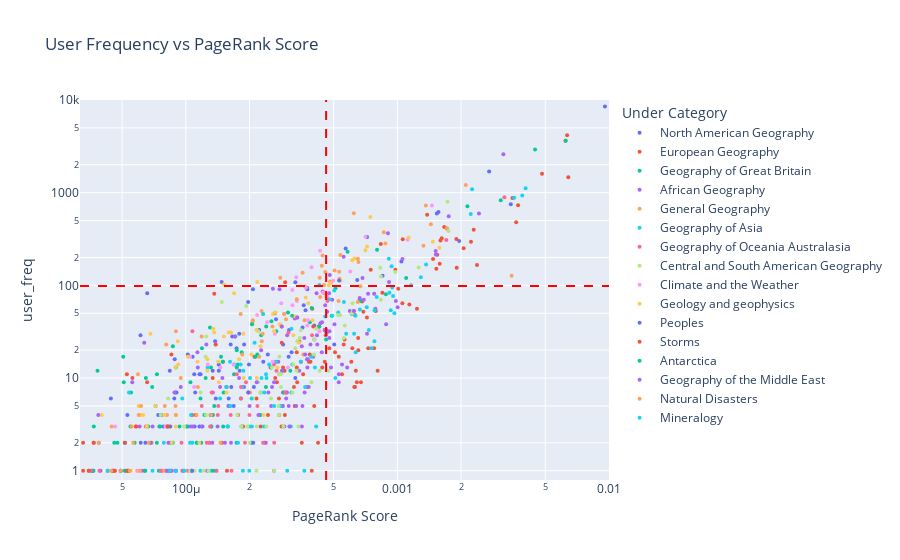

Notebook cell for this chart:
### Markdown cell above
Observations

- Even though geography and contries constitute the majority of the biggest hubs and frequently used articles by users, they also constitute the majority of the more connected articles that does not get used. More specifically, it seems like it is primarily contries that belong to this group. Someething that is investigated in the next plot. 
- Everyday life and IT seems to have some articles that are used more than average by users, yet still on average is less connected than other articles.

### Code cell
freVpr = get_pageVSfreq_data(data, df_hubs)
plot_pageVSfreq(freVpr, category='Geography')

### Figure 1 — Plotly figure (JSON) as saved in the notebook; plotly's stock layout.template omitted (floating-point values rounded to 4 significant figures)
{"data": [{"customdata": [["United States"], ["North America"], ["Canada"], ["Mexico"], ["California"], ["New York City"], ["Florida"], ["U.S. state"], ["Washington, D.C."], ["Chicago"], ["Greenland"], ["Yellowstone National Park"], ["Rocky Mountains"], ["Los Angeles, California"], ["Mississippi River"], ["Southern United States"], ["Education in the United States"], ["Boston, Massachusetts"], ["Seattle, Washington"], ["Mexico City"], ["Minnesota"], ["Detroit, Michigan"], ["Houston, Texas"], ["Montreal"], ["San Francisco, California"], ["Oregon"], ["University of Chicago"], ["Wall Street"], ["List of areas in the National Park System of the United States"], ["Las Vegas, Nevada"], ["Missouri River"], ["Atlanta, Georgia"], ["San Jose, California"], ["Toronto"], ["Dallas, Texas"], ["Great Rift Valley"], ["Philadelphia"], ["Colorado River"], ["Rhode Island"], ["Columbus, Ohio"], ["Redwood National and State Parks"], ["West Virginia"], ["Miami, Florida"], ["Cleveland, Ohio"], ["Vancouver"], ["Niagara Falls"], ["Erie Canal"], ["Mount St. Helens"], ["Grand Canyon"], ["Kansas City, Missouri"], ["Salt Lake City, Utah"], ["Baltimore, Maryland"], ["United States Virgin Islands"], ["Louisville, Kentucky"], ["Columbia River"], ["Newark, New Jersey"], ["Ottawa"], ["Denver, Colorado"], ["Death Valley National Park"], ["Tijuana"], ["Richmond, Virginia"], ["Nashville, Tennessee"], ["Mount Baker"], ["Glacier National Park (US)"], ["Mount Rushmore"], ["Minneapolis, Minnesota"], ["Saint Lawrence Seaway"], ["Michigan State University"], ["List of U.S. states by date of statehood"], ["Navassa Island"], ["Calgary"], ["Mount Rainier"], ["University of Texas at Austin"], ["Amarillo, Texas"], ["U.S. Route 66"], ["Hubbard Glacier"], ["Washington Metro"], ["Bryce Canyon National Park"], ["Craters of the Moon National Monument and Preserve"], ["Merrimack River"]], "hovertemplate": "Under Category=North American Geography<br>PageRank Score=%{x}<br>user_freq=%{y}<br>article_name=%{customdata[0]}<extra></extra>", "legendgroup": "North American Geography", "marker": {"color": "#636efa", "opacity": 1, "size": 4, "symbol": "circle"}, "mode": "markers", "name": "North American Geography", "orientation": "v", "showlegend": true, "type": "scatter", "x": [0.009566, 0.002714, 0.003435, 0.001563, 0.001536, 0.001709, 0.0007187, 0.0005696, 0.001045, 0.0008511, 0.0006459, 0.0001477, 0.0003293, 0.0003739, 0.0003751, 0.0002077, 6.572e-05, 0.0006634, 0.000197, 0.0003607, 0.000368, 0.0002635, 0.0002669, 0.0004049, 0.0003563, 0.0003076, 0.0002222, 0.0001789, 6.108e-05, 0.0001658, 0.0001376, 0.0002884, 0.000163, 0.0005032, 0.0001886, 0.0001738, 0.0002442, 0.0001022, 0.0003062, 0.0001077, 8.864e-05, 0.0002325, 0.0001988, 0.0001431, 0.0001797, 0.0001433, 0.000134, 8.402e-05, 0.0001175, 0.0001161, 0.0001096, 0.0002098, 0.0001883, 9.039e-05, 8.915e-05, 0.0001108, 0.0002882, 0.0001595, 4.425e-05, 8.824e-05, 0.0001611, 0.0001684, 5.295e-05, 7.409e-05, 7.673e-05, 0.0001199, 0.0001007, 8.223e-05, 0.000132, 0.0001101, 0.000116, 7.836e-05, 6.122e-05, 4.916e-05, 3.663e-05, 4.273e-05, 4.927e-05, 3.593e-05, 3.953e-05, 6.383e-05], "xaxis": "x", "y": [8513, 1694, 750, 618, 597, 410, 332, 250, 181, 127, 114, 109, 108, 94, 91, 91, 82, 70, 66, 61, 54, 50, 43, 37, 35, 33, 33, 30, 29, 28, 25, 23, 23, 23, 23, 21, 18, 18, 17, 17, 16, 15, 14, 14, 12, 12, 12, 12, 11, 11, 11, 8, 8, 7, 7, 7, 7, 6, 6, 6, 5, 5, 4, 4, 4, 3, 3, 3, 3, 3, 3, 3, 2, 1, 1, 1, 1, 1, 1, 1], "yaxis": "y"}, {"customdata": [["Europe"], ["United Kingdom"], ["Germany"], ["France"], ["Russia"], ["Italy"], ["Norway"], ["Spain"], ["Greece"], ["Netherlands"], ["Rome"], ["Ireland"], ["Iceland"], ["Denmark"], ["Paris"], ["Sweden"], ["Switzerland"], ["Austria"], ["Turkey"], ["Portugal"], ["Poland"], ["Belgium"], ["Republic of Ireland"], ["Athens"], ["Finland"], ["Berlin"], ["Western Roman Empire"], ["Vatican City"], ["Romania"], ["Hungary"], ["Ukraine"], ["Dublin"], ["Vienna"], ["Cyprus"], ["Serbia"], ["Czech Republic"], ["Amsterdam"], ["Danube"], ["Rhine"], ["Saint Petersburg"], ["Monaco"], ["Georgia (country)"], ["Azerbaijan"], ["Geneva"], ["Milan"], ["Luxembourg"], ["Belarus"], ["Slovakia"], ["Bulgaria"], ["Slovenia"], ["Bosnia and Herzegovina"], ["Flanders"], ["Warsaw"], ["Mount Vesuvius"], ["Istanbul"], ["Macedon"], ["Madrid"], ["Prague"], ["Barcelona"], ["Albania"], ["Zürich"], ["Munich"], ["Republic of Macedonia"], ["Lisbon"], ["Montenegro"], ["Copenhagen"], ["Croatia"], ["Cologne"], ["Lithuania"], ["Brussels"], ["Moldova"], ["Marseille"], ["Eldfell"], ["Volga River"], ["Malta"], ["Genoa"], ["Armenia"], ["Frankfurt"], ["Stockholm"], ["Antwerp"], ["Svalbard"], ["Latvia"], ["Estonia"], ["The Hague"], ["Turin"], ["Oslo"], ["Kiev"], ["Liechtenstein"], ["Hamburg"], ["Düsseldorf"], ["West Flemish"], ["Sarajevo"], ["Rotterdam"], ["Bologna"], ["Lyon"], ["Bucharest"], ["Helsinki"], ["San Marino"], ["Andorra"], ["List of European countries"], ["Bratislava"], ["Åland"], ["Boltysh crater"], ["Budapest"], ["Serbia and Montenegro"], ["Limerick"], ["Jan Mayen"], ["Éire"], ["Dresden"], ["Kosovo"]], "hovertemplate": "Under Category=European Geography<br>PageRank Score=%{x}<br>user_freq=%{y}<br>article_name=%{customdata[0]}<extra></extra>", "legendgroup": "European Geography", "marker": {"color": "#EF553B", "opacity": 1, "size": 4, "symbol": "circle"}, "mode": "markers", "name": "European Geography", "orientation": "v", "showlegend": true, "type": "scatter", "x": [0.00634, 0.006235, 0.004824, 0.006423, 0.003496, 0.003717, 0.001382, 0.003642, 0.001664, 0.002294, 0.001619, 0.0019, 0.00106, 0.001598, 0.002228, 0.002056, 0.001543, 0.001474, 0.001584, 0.002378, 0.001907, 0.001528, 0.0009782, 0.0007481, 0.00101, 0.0008493, 0.0004688, 0.0006806, 0.001056, 0.001139, 0.001238, 0.0003958, 0.0007901, 0.0006906, 0.0006306, 0.0007179, 0.0004001, 0.0004258, 0.0004266, 0.0004536, 0.0004584, 0.0006525, 0.0005627, 0.000284, 0.0005575, 0.0007283, 0.0004769, 0.0006122, 0.0007763, 0.0006536, 0.0005072, 0.0003344, 0.0003853, 8.549e-05, 0.0005285, 0.0002111, 0.0004538, 0.0003814, 0.0003503, 0.0006056, 0.0001499, 0.0003884, 0.0002881, 0.0002515, 0.0004412, 0.0003345, 0.000636, 0.0002929, 0.0008065, 0.0005473, 0.0003584, 0.0002646, 5.594e-05, 0.000134, 0.0006433, 0.0003361, 0.0006728, 0.0002695, 0.0003738, 0.0003244, 0.000156, 0.0006256, 0.00063, 0.0002976, 0.0001973, 0.0002157, 0.0002756, 0.0004045, 0.0003267, 0.0001113, 0.0001071, 0.0001764, 0.000294, 0.0002446, 0.0002763, 0.0002257, 0.0001866, 0.0002834, 0.0004216, 3.674e-05, 0.000148, 3.271e-05, 3.668e-05, 0.0003534, 5.196e-05, 0.0001063, 8.999e-05, 3.271e-05, 0.0001566, 0.0003937], "xaxis": "x", "y": [4166, 3641, 1596, 1463, 876, 734, 577, 480, 426, 397, 322, 317, 315, 305, 296, 252, 214, 192, 171, 166, 155, 151, 147, 147, 92, 83, 71, 67, 64, 62, 56, 56, 53, 52, 48, 45, 36, 36, 36, 33, 29, 27, 26, 24, 23, 21, 21, 21, 21, 20, 19, 19, 18, 18, 17, 17, 15, 15, 15, 15, 15, 15, 13, 13, 13, 13, 12, 12, 12, 11, 11, 10, 10, 10, 9, 9, 9, 9, 8, 8, 8, 8, 8, 7, 7, 6, 6, 5, 5, 4, 4, 4, 4, 4, 4, 3, 3, 3, 2, 2, 2, 2, 2, 2, 1, 1, 1, 1, 1, 1], "yaxis": "y"}, {"customdata": [["United Kingdom"], ["England"], ["London"], ["Scotland"], ["British Isles"], ["Wales"], ["Manchester"], ["Moscow"], ["Northern Ireland"], ["Bristol"], ["Liverpool"], ["Edinburgh"], ["River Thames"], ["City status in the United Kingdom"], ["Oxford"], ["Gibraltar"], ["Irish Sea"], ["Stonehenge"], ["Glasgow"], ["Channel Islands"], ["Cambridge"], ["Norfolk"], ["Isle of Man"], ["M25 motorway"], ["Dundee"], ["Scottish Highlands"], ["Windsor Castle"], ["Isle of Wight"], ["York"], ["Shetland"], ["Mendip Hills"], ["River Severn"], ["Portsmouth"], ["Regent's Park"], ["Hampshire"], ["Jersey"], ["Plymouth"], ["Chew Valley Lake"], ["Faroe Islands"], ["Birmingham"], ["Wessex"], ["Nottingham"], ["National parks of England and Wales"], ["Lake District"], ["M1 motorway"], ["Dorset"], ["The Fens"], ["Orkney"], ["Southampton"], ["London Zoo"], ["Stratford-upon-Avon"], ["Cardiff"], ["Canterbury"], ["Sheffield"], ["White cliffs of Dover"], ["Coventry"], ["Trafalgar Square"], ["Leeds"], ["Leicester"], ["Guernsey"], ["Dover"], ["Brighton"], ["Hyde Park, London"], ["Royal Parks of London"], ["Weymouth"], ["Newcastle upon Tyne"], ["New Forest"], ["Chew Valley"], ["Norwich"], ["Aberdeen"], ["Hebrides"], ["Avon Gorge"], ["Ben Nevis"], ["Chew Magna"], ["Belfast"], ["Loch Ness"], ["Stuttgart"], ["Derby"], ["Isles of Scilly"], ["Piccadilly Circus"], ["Outer Hebrides"], ["Cotswolds"], ["Cross Fell"], ["M6 motorway"], ["Peak District"], ["Milton Keynes"], ["Chew Stoke"], ["Watling Street"], ["Bath, Somerset"]], "hovertemplate": "Under Category=Geography of Great Britain<br>PageRank Score=%{x}<br>user_freq=%{y}<br>article_name=%{customdata[0]}<extra></extra>", "legendgroup": "Geography of Great Britain", "marker": {"color": "#00cc96", "opacity": 1, "size": 4, "symbol": "circle"}, "mode": "markers", "name": "Geography of Great Britain", "orientation": "v", "showlegend": true, "type": "scatter", "x": [0.006235, 0.004474, 0.003078, 0.002143, 0.0005818, 0.0011, 0.0005096, 0.0008819, 0.0006694, 0.0003935, 0.0003042, 0.0004892, 0.0003183, 0.0002539, 0.000386, 0.0004278, 0.0002398, 0.0001301, 0.0004584, 0.0002676, 0.0002271, 0.0001713, 0.0004603, 8.685e-05, 0.0001192, 0.0001741, 0.0001838, 0.0002178, 0.0002132, 0.0001467, 5.062e-05, 0.0001494, 0.0001762, 8.966e-05, 0.0001315, 0.0002534, 0.0001741, 3.826e-05, 0.0003119, 0.000285, 0.000169, 0.0001241, 6.475e-05, 0.0001052, 5.092e-05, 0.0002392, 6.935e-05, 0.0002899, 0.000151, 5.509e-05, 0.0001173, 0.000182, 0.000159, 0.0001362, 7.197e-05, 0.0001224, 0.0001344, 0.0001236, 0.0001309, 0.0002253, 9.341e-05, 0.0001317, 0.0001022, 7.57e-05, 7.497e-05, 0.0001575, 6.648e-05, 3.675e-05, 8.253e-05, 0.0001502, 0.0002043, 4.753e-05, 8.678e-05, 4.591e-05, 0.0002053, 5.735e-05, 0.0001737, 8.429e-05, 0.000113, 7.297e-05, 0.0001184, 0.0001124, 3.642e-05, 4.527e-05, 7.457e-05, 5.352e-05, 3.623e-05, 5.328e-05, 5.144e-05], "xaxis": "x", "y": [3641, 2917, 827, 713, 231, 120, 93, 80, 68, 57, 51, 47, 47, 41, 40, 36, 36, 35, 32, 32, 29, 28, 26, 22, 21, 20, 19, 18, 17, 17, 17, 15, 14, 13, 13, 13, 13, 12, 12, 12, 11, 10, 10, 9, 9, 8, 8, 7, 7, 7, 6, 6, 5, 5, 5, 4, 4, 4, 4, 4, 3, 3, 3, 3, 3, 3, 3, 3, 3, 3, 2, 2, 2, 2, 2, 2, 2, 2, 2, 2, 2, 2, 1, 1, 1, 1, 1, 1, 1], "yaxis": "y"}, {"customdata": [["Africa"], ["Egypt"], ["South Africa"], ["North Africa"], ["Kenya"], ["Sub-Saharan Africa"], ["Ethiopia"], ["East Africa"], ["Southern Africa"], ["Democratic Republic of the Congo"], ["Nile"], ["Sudan"], ["Madagascar"], ["Libya"], ["Tanzania"], ["Morocco"], ["Zimbabwe"], ["Algeria"], ["Nigeria"], ["Cairo"], ["Suez Canal"], ["Sahara"], ["Rwanda"], ["Zambia"], ["Maghreb"], ["Somalia"], ["Mozambique"], ["Mali"], ["Tunisia"], ["Botswana"], ["Uganda"], ["Congo River"], ["Ghana"], ["Western Sahara"], ["Côte d'Ivoire"], ["African Great Lakes"], ["Mauritius"], ["Zulu"], ["Liberia"], ["Chad"], ["Malawi"], ["Namibia"], ["Sierra Leone"], ["Gabon"], ["Guinea"], ["Republic of the Congo"], ["Central African Republic"], ["Niger"], ["Lake Victoria"], ["Angola"], ["Mauritania"], ["Cape Town"], ["Burkina Faso"], ["Cameroon"], ["Johannesburg"], ["Senegal"], ["Seychelles"], ["Northwest Africa"], ["The Gambia"], ["Zambezi"], ["Guinea-Bissau"], ["Bantu"], ["Mount Kilimanjaro"], ["Horn of Africa"], ["Togo"], ["Lesotho"], ["Cape Verde"], ["Swaziland"], ["Burundi"], ["Benin"], ["Lake Tanganyika"], ["Lake Turkana"], ["São Tomé and Príncipe"], ["Mogadishu"], ["Lake Edward"], ["Nairobi"], ["Khartoum"], ["Pretoria"], ["Comoros"], ["Equatorial Guinea"], ["Niger River"], ["Lake Kariba"], ["Saint Helena"], ["Tunis"], ["Eritrea"], ["Lake Albert"], ["Abidjan"], ["Freetown"], ["Harare"], ["Rabat"], ["Algiers"], ["Abuja"], ["Addis Ababa"], ["Lake Malawi"], ["Accra"], ["Yamoussoukro"], ["Djibouti"], ["Lusaka"]], "hovertemplate": "Under Category=African Geography<br>PageRank Score=%{x}<br>user_freq=%{y}<br>article_name=%{customdata[0]}<extra></extra>", "legendgroup": "African Geography", "marker": {"color": "#ab63fa", "opacity": 1, "size": 4, "symbol": "circle"}, "mode": "markers", "name": "African Geography", "orientation": "v", "showlegend": true, "type": "scatter", "x": [0.003168, 0.00243, 0.001748, 0.0009026, 0.0005572, 0.0004792, 0.0006841, 0.000258, 0.0002772, 0.0004434, 0.0004755, 0.0007267, 0.0006633, 0.0006938, 0.0004921, 0.0009835, 0.0004559, 0.0007873, 0.0005963, 0.0006229, 0.0004657, 0.000336, 0.0003276, 0.0004327, 0.0002839, 0.0004619, 0.0004777, 0.0004641, 0.0007186, 0.0003014, 0.0004168, 0.0001707, 0.0004767, 0.0003632, 0.0004051, 6.363e-05, 0.0003884, 0.0001251, 0.0004182, 0.0003534, 0.000227, 0.0004393, 0.0004, 0.000374, 0.0003773, 0.0002736, 0.0002668, 0.0003755, 0.000114, 0.0004854, 0.0005791, 0.0002854, 0.0003437, 0.0005287, 0.0001786, 0.0005282, 0.0002613, 5.584e-05, 0.0002556, 9.465e-05, 0.0003005, 0.0002455, 8.841e-05, 0.0001343, 0.0003325, 0.000253, 0.0003559, 0.0002863, 0.0002875, 0.0003066, 0.0001316, 3.859e-05, 0.0002204, 6.053e-05, 6.963e-05, 0.0001077, 0.0001054, 0.0001414, 0.0002922, 0.0003536, 0.0001189, 3.879e-05, 0.0002356, 0.0001635, 0.0002389, 8.272e-05, 0.0001066, 8.132e-05, 6.198e-05, 8.914e-05, 0.0001262, 8.558e-05, 8.517e-05, 4.523e-05, 8.275e-05, 7.655e-05, 0.0002615, 8.06e-05], "xaxis": "x", "y": [2601, 595, 557, 366, 204, 129, 120, 92, 91, 86, 82, 81, 73, 70, 70, 68, 61, 56, 53, 53, 52, 45, 44, 39, 36, 33, 32, 31, 30, 29, 29, 28, 27, 27, 26, 24, 23, 23, 23, 22, 20, 19, 17, 16, 16, 15, 15, 13, 13, 13, 13, 12, 12, 11, 10, 9, 9, 9, 8, 8, 7, 7, 7, 7, 5, 5, 5, 5, 5, 5, 4, 4, 4, 3, 3, 3, 3, 3, 3, 3, 3, 2, 2, 2, 2, 2, 1, 1, 1, 1, 1, 1, 1, 1, 1, 1, 1, 1], "yaxis": "y"}, {"customdata": [["Atlantic Ocean"], ["Pacific Ocean"], ["Continent"], ["Mediterranean Sea"], ["Middle East"], ["Country"], ["Indian Ocean"], ["Climate"], ["Sea"], ["Caribbean Sea"], ["North Sea"], ["Geography"], ["Glacier"], ["English Channel"], ["Arctic Ocean"], ["Gulf of Mexico"], ["Time zone"], ["Tropics"], ["Paleontology"], ["Forest"], ["Arctic"], ["Irrigation"], ["Black Sea"], ["Great Lakes"], ["Persian Gulf"], ["Red Sea"], ["City"], ["Baltic Sea"], ["Global city"], ["Dead Sea"], ["Mount Everest"], ["Acid rain"], ["List of countries"], ["South China Sea"], ["Southern Ocean"], ["Ice sheet"], ["List of rivers by length"], ["List of sovereign states"], ["Great Salt Lake"], ["Arctic Circle"], ["Caspian Sea"], ["Hudson Bay"], ["Bay of Bengal"], ["Lake Superior"], ["Aral Sea"], ["Lake Baikal"], ["Sea of Galilee"], ["Lake Tanganyika"], ["Strait of Malacca"], ["Lake Tahoe"], ["Union Flag"], ["Flag of Mexico"], ["Flag of South Africa"], ["Hubbard Glacier"], ["Flag of India"], ["Lake Powell"]], "hovertemplate": "Under Category=General Geography<br>PageRank Score=%{x}<br>user_freq=%{y}<br>article_name=%{customdata[0]}<extra></extra>", "legendgroup": "General Geography", "marker": {"color": "#FFA15A", "opacity": 1, "size": 4, "symbol": "circle"}, "mode": "markers", "name": "General Geography", "orientation": "v", "showlegend": true, "type": "scatter", "x": [0.002105, 0.001363, 0.0006223, 0.001439, 0.001711, 0.0008624, 0.0008775, 0.001328, 0.0005372, 0.000443, 0.0006545, 0.0004394, 0.0005046, 0.0005307, 0.0004563, 0.0003564, 0.003466, 0.0004292, 0.0002795, 0.0005329, 0.0004811, 0.0004502, 0.000669, 0.0003661, 0.0004499, 0.0004314, 0.0005272, 0.0006498, 0.0002281, 0.0001817, 0.0002318, 0.0002075, 0.0003641, 0.0002069, 0.0002056, 0.0002568, 8.984e-05, 0.0002309, 0.0001188, 0.0002287, 0.0003593, 0.0001848, 0.0002222, 0.000114, 0.0002013, 8.94e-05, 0.0001122, 0.0001316, 8.15e-05, 8.091e-05, 0.0001458, 5.645e-05, 4.925e-05, 4.273e-05, 7.828e-05, 5.893e-05], "xaxis": "x", "y": [1209, 727, 599, 457, 414, 375, 283, 268, 213, 210, 179, 163, 145, 140, 139, 137, 127, 121, 121, 118, 110, 101, 98, 97, 82, 75, 68, 66, 53, 49, 49, 42, 42, 41, 38, 36, 32, 30, 28, 25, 18, 18, 17, 8, 7, 5, 4, 4, 4, 3, 2, 2, 1, 1, 1, 1], "yaxis": "y"}, {"customdata": [["India"], ["Asia"], ["Japan"], ["China"], ["People's Republic of China"], ["Indonesia"], ["Pakistan"], ["Philippines"], ["Afghanistan"], ["Mongolia"], ["Malaysia"], ["Vietnam"], ["Hong Kong"], ["Himalayas"], ["Republic of China"], ["Beijing"], ["Tokyo"], ["South Korea"], ["Sri Lanka"], ["Nepal"], ["Thailand"], ["North Korea"], ["Mount Everest"], ["Korea"], ["Tibet"], ["Taiwan"], ["Kazakhstan"], ["Cambodia"], ["Myanmar"], ["Yangtze River"], ["Singapore"], ["Bangladesh"], ["Uzbekistan"], ["Yellow River"], ["Shanghai"], ["Delhi"], ["New Delhi"], ["Indus River"], ["Mumbai"], ["Turkmenistan"], ["Ho Chi Minh City"], ["Ganges River"], ["Sumatra"], ["Sikkim"], ["Laos"], ["Tigris"], ["Taj Mahal"], ["Kerala"], ["East Timor"], ["Koryaksky"], ["Kyrgyzstan"], ["Kashmir region"], ["Jakarta"], ["Grand Canal of China"], ["Seoul"], ["Bhutan"], ["Bangkok"], ["Osaka"], ["Maldives"], ["Tajikistan"], ["Kolkata"], ["Goa"], ["Mekong"], ["Hanoi"], ["Manila"], ["Mount Pinatubo"], ["Christmas Island"], ["Varanasi"], ["Kuala Lumpur"], ["Macau"], ["Chennai"], ["Guangzhou"], ["Brunei"], ["United Malays National Organisation"], ["Colombo"], ["Indian Standard Time"]], "hovertemplate": "Under Category=Geography of Asia<br>PageRank Score=%{x}<br>user_freq=%{y}<br>article_name=%{customdata[0]}<extra></extra>", "legendgroup": "Geography of Asia", "marker": {"color": "#19d3f3", "opacity": 1, "size": 4, "symbol": "circle"}, "mode": "markers", "name": "Geography of Asia", "orientation": "v", "showlegend": true, "type": "scatter", "x": [0.004036, 0.002255, 0.00389, 0.003566, 0.002221, 0.001366, 0.001291, 0.00116, 0.0009453, 0.0005032, 0.0009166, 0.000954, 0.0007983, 0.0004778, 0.0005586, 0.0007162, 0.0006649, 0.0009304, 0.0007793, 0.0005252, 0.0009674, 0.0006076, 0.0002318, 0.0006337, 0.0004559, 0.0007328, 0.0006244, 0.0005728, 0.000779, 0.0002114, 0.0007539, 0.0006349, 0.0003913, 0.0001618, 0.0003491, 0.0002667, 0.0001695, 0.0001816, 0.0003186, 0.0004077, 0.0001268, 0.0001871, 0.0002394, 0.0002279, 0.0005091, 0.0002407, 0.000155, 0.0001849, 0.0003663, 5.389e-05, 0.0003154, 0.0002258, 0.000235, 9.621e-05, 0.0002615, 0.0002804, 0.0002001, 0.0001583, 0.0002341, 0.0003136, 0.0002053, 0.0001833, 0.0002031, 0.0001074, 0.0001766, 7.867e-05, 0.0001296, 0.0001047, 0.0001172, 0.0003632, 0.0001861, 0.0001995, 0.0003016, 4.276e-05, 8.986e-05, 0.0001315], "xaxis": "x", "y": [1113, 1086, 930, 882, 590, 168, 122, 100, 95, 88, 83, 77, 75, 71, 66, 58, 55, 54, 54, 51, 50, 49, 49, 47, 46, 33, 30, 30, 25, 24, 21, 19, 17, 15, 15, 15, 14, 14, 14, 13, 13, 12, 11, 10, 10, 10, 8, 8, 8, 7, 7, 7, 7, 6, 5, 5, 3, 3, 3, 3, 3, 3, 2, 2, 2, 2, 2, 2, 1, 1, 1, 1, 1, 1, 1, 1], "yaxis": "y"}, {"customdata": [["Australia"], ["New Zealand"], ["Oceania"], ["Great Barrier Reef"], ["Melbourne"], ["Sydney"], ["Papua New Guinea"], ["Solomon Islands"], ["Guam"], ["Marshall Islands"], ["Canberra"], ["American Samoa"], ["Perth, Western Australia"], ["Fiji"], ["Cook Islands"], ["Samoa"], ["Nauru"], ["Auckland"], ["French Polynesia"], ["Wellington"], ["Kiribati"], ["Adelaide"], ["Murray River"], ["Northern Mariana Islands"], ["Palmyra Atoll"], ["Vanuatu"], ["New Caledonia"], ["Wake Island"], ["Christmas Island"], ["Cocos (Keeling) Islands"], ["Midway Atoll"], ["Federated States of Micronesia"], ["Argyle diamond mine"], ["Norfolk Island"], ["Baker Island"], ["Lake Burley Griffin"], ["Brisbane"], ["Tuvalu"], ["Tonga"], ["Pitcairn Islands"]], "hovertemplate": "Under Category=Geography of Oceania Australasia<br>PageRank Score=%{x}<br>user_freq=%{y}<br>article_name=%{customdata[0]}<extra></extra>", "legendgroup": "Geography of Oceania Australasia", "marker": {"color": "#FF6692", "opacity": 1, "size": 4, "symbol": "circle"}, "mode": "markers", "name": "Geography of Oceania Australasia", "orientation": "v", "showlegend": true, "type": "scatter", "x": [0.003204, 0.001703, 0.0004665, 0.0001074, 0.0003057, 0.000395, 0.000344, 0.000261, 0.0002683, 0.000277, 0.0001742, 0.0001925, 0.0001824, 0.0002952, 0.0001324, 0.0001825, 0.000218, 0.0001423, 0.0001189, 0.0002, 0.000163, 0.0001417, 5.796e-05, 0.0001303, 6.472e-05, 0.000232, 0.0002618, 9.543e-05, 0.0001296, 0.0001255, 6.895e-05, 0.0001903, 3.556e-05, 9.625e-05, 7.611e-05, 3.903e-05, 0.0001398, 0.0001386, 0.0001645, 0.0001021], "xaxis": "x", "y": [890, 308, 68, 32, 31, 29, 25, 14, 12, 11, 11, 9, 8, 7, 7, 6, 5, 5, 5, 4, 4, 4, 3, 3, 3, 2, 2, 2, 2, 2, 2, 2, 1, 1, 1, 1, 1, 1, 1, 1], "yaxis": "y"}, {"customdata": [["South America"], ["Brazil"], ["Argentina"], ["Latin America"], ["Cuba"], ["Peru"], ["Bolivia"], ["Chile"], ["Amazon Rainforest"], ["Ecuador"], ["Amazon River"], ["Venezuela"], ["Colombia"], ["Puerto Rico"], ["Jamaica"], ["Panama"], ["Andes"], ["The Bahamas"], ["Rio de Janeiro"], ["Galápagos Islands"], ["Haiti"], ["Guatemala"], ["Dominican Republic"], ["Bermuda"], ["Costa Rica"], ["Uruguay"], ["Netherlands Antilles"], ["Amazon Basin"], ["Barbados"], ["French Guiana"], ["Nicaragua"], ["El Salvador"], ["Guyana"], ["Dominica"], ["Trinidad and Tobago"], ["Honduras"], ["Falkland Islands"], ["Paraguay"], ["Montserrat"], ["Easter Island"], ["Belize"], ["Grenada"], ["São Paulo"], ["Cape Horn"], ["Buenos Aires"], ["Lake Titicaca"], ["British Virgin Islands"], ["Martinique"], ["Lima"], ["Antigua and Barbuda"], ["Guadeloupe"], ["Aruba"], ["Machu Picchu"], ["Cayman Islands"], ["Suriname"], ["Turks and Caicos Islands"], ["Cotopaxi"], ["Saint Kitts and Nevis"], ["Bogotá"], ["Saint Vincent and the Grenadines"], ["Saint Lucia"], ["Caracas"], ["Montevideo"], ["Brasília"], ["Quito"]], "hovertemplate": "Under Category=Central and South American Geography<br>PageRank Score=%{x}<br>user_freq=%{y}<br>article_name=%{customdata[0]}<extra></extra>", "legendgroup": "Central and South American Geography", "marker": {"color": "#B6E880", "opacity": 1, "size": 4, "symbol": "circle"}, "mode": "markers", "name": "Central and South American Geography", "orientation": "v", "showlegend": true, "type": "scatter", "x": [0.001726, 0.001745, 0.001259, 0.0008302, 0.0009783, 0.0008358, 0.0004586, 0.0008353, 0.0001479, 0.0006131, 0.0001929, 0.0006158, 0.0006097, 0.0005246, 0.0005361, 0.0005641, 0.0004141, 0.0003497, 0.00022, 0.000125, 0.0005576, 0.0003455, 0.0004049, 0.0003364, 0.0003291, 0.0004038, 0.0002768, 0.0001241, 0.0003223, 0.0002553, 0.0004294, 0.0004716, 0.0003337, 0.0002758, 0.000282, 0.0003923, 0.0002198, 0.0002814, 0.0002247, 0.0001174, 0.0003195, 0.0002526, 0.0002083, 8.249e-05, 0.0002744, 7.615e-05, 0.0001751, 0.0002757, 0.0001244, 0.0002165, 0.000289, 0.0002404, 9.839e-05, 0.0001832, 0.0003407, 0.0001954, 6.69e-05, 0.0002007, 0.000128, 0.0002156, 0.0002618, 9.876e-05, 0.0001209, 0.0001101, 0.0001047], "xaxis": "x", "y": [797, 385, 156, 155, 139, 125, 76, 70, 66, 64, 60, 52, 50, 48, 48, 37, 34, 33, 32, 28, 27, 27, 26, 25, 21, 18, 17, 17, 14, 13, 12, 12, 12, 11, 11, 9, 9, 8, 7, 7, 7, 6, 6, 6, 5, 4, 4, 4, 4, 3, 3, 3, 3, 3, 3, 3, 2, 2, 1, 1, 1, 1, 1, 1, 1], "yaxis": "y"}, {"customdata": [["Water"], ["Global warming"], ["Earth's atmosphere"], ["Weather"], ["Rain"], ["Ice age"], ["Greenhouse effect"], ["Climate change"], ["Desert"], ["Sunlight"], ["Biosphere"], ["Snow"], ["Meteorology"], ["Season"], ["Tide"], ["Ozone"], ["Flood"], ["Cloud"], ["Summer"], ["Wind"], ["Drought"], ["Winter"], ["Tornado"], ["Thunderstorm"], ["Retreat of glaciers since 1850"], ["Autumn"], ["Ozone depletion"], ["El Niño-Southern Oscillation"], ["Spring (season)"], ["Rainbow"], ["Snowball Earth"], ["Glaciology"], ["North Atlantic oscillation"], ["Weather forecasting"], ["Post-glacial rebound"]], "hovertemplate": "Under Category=Climate and the Weather<br>PageRank Score=%{x}<br>user_freq=%{y}<br>article_name=%{customdata[0]}<extra></extra>", "legendgroup": "Climate and the Weather", "marker": {"color": "#FF97FF", "opacity": 1, "size": 4, "symbol": "circle"}, "mode": "markers", "name": "Climate and the Weather", "orientation": "v", "showlegend": true, "type": "scatter", "x": [0.001455, 0.0007065, 0.001117, 0.0004313, 0.000393, 0.0005993, 0.0003327, 0.0004977, 0.0004849, 0.0003693, 0.0003189, 0.0004453, 0.0004653, 0.000335, 0.0002826, 0.0003192, 0.0002915, 0.0002173, 0.000378, 0.0002423, 0.0003752, 0.0004285, 0.0002633, 0.0001385, 0.0001049, 0.0002576, 0.0001271, 0.0001684, 0.0003037, 0.0001456, 0.0001095, 8.021e-05, 4.635e-05, 4.578e-05, 5.963e-05], "xaxis": "x", "y": [728, 334, 310, 237, 157, 141, 122, 112, 106, 94, 89, 84, 76, 68, 64, 61, 49, 48, 42, 40, 37, 32, 30, 23, 17, 15, 14, 14, 13, 13, 8, 3, 3, 1, 1], "yaxis": "y"}, {"customdata": [["Ocean"], ["Volcano"], ["Iron"], ["River"], ["Petroleum"], ["Geology"], ["Soil"], ["Fossil"], ["Plate tectonics"], ["Fresh water"], ["Desert"], ["Seawater"], ["Cretaceous"], ["History of Earth"], ["Jurassic"], ["Crust (geology)"], ["Sand"], ["Magma"], ["Triassic"], ["Cambrian"], ["Cambrian explosion"], ["Permian"], ["Oceanography"], ["Fossil record"], ["Precambrian"], ["Hydrology"], ["2004 Indian Ocean earthquake"], ["Landform"], ["Igneous rock"], ["Soil science"], ["Clay"], ["Cretaceous-Tertiary extinction event"], ["Water resources"], ["Carboniferous"], ["Beach"], ["Continental crust"], ["Loch"], ["Landscape"], ["Metamorphic rock"], ["Cave"], ["Paleocene"], ["Dune"], ["Devonian"], ["Natural disaster"], ["Bog"], ["Miocene"], ["Ordovician"], ["Eocene"], ["Oligocene"], ["White cliffs of Dover"], ["Humus"], ["Soil structure"], ["Oxbow lake"], ["Oil reservoir"], ["Volcanic pipe"], ["Silurian"], ["Soils retrogression and degradation"], ["Soil salination"], ["Pelagic zone"], ["Nitrification"], ["Pliocene"], ["Batholith"], ["Eruption column"]], "hovertemplate": "Under Category=Geology and geophysics<br>PageRank Score=%{x}<br>user_freq=%{y}<br>article_name=%{customdata[0]}<extra></extra>", "legendgroup": "Geology and geophysics", "marker": {"color": "#FECB52", "opacity": 1, "size": 4, "symbol": "circle"}, "mode": "markers", "name": "Geology and geophysics", "orientation": "v", "showlegend": true, "type": "scatter", "x": [0.0007448, 0.00113, 0.001471, 0.0007188, 0.001578, 0.000706, 0.0006265, 0.0006114, 0.0005389, 0.0002177, 0.0004849, 0.0001513, 0.0004745, 0.0001692, 0.0003686, 0.000379, 0.0002658, 0.000258, 0.0003299, 0.0003973, 0.0002784, 0.0002814, 0.0001349, 0.0002158, 0.0002615, 0.0001361, 0.0001637, 0.0001596, 0.0001871, 6.804e-05, 0.0003226, 0.0001512, 9.16e-05, 0.0003431, 0.0002254, 0.000204, 0.0001021, 0.0001265, 0.0001786, 0.0001422, 0.0001136, 9.206e-05, 0.0002712, 8.929e-05, 0.0001264, 0.0002163, 0.0001878, 0.0001434, 0.0001558, 7.197e-05, 5.985e-05, 6.114e-05, 6.285e-05, 7.935e-05, 4.008e-05, 0.000233, 8.969e-05, 8.956e-05, 6.548e-05, 8.458e-05, 0.0001158, 8.583e-05, 5.494e-05], "xaxis": "x", "y": [548, 329, 296, 262, 255, 240, 195, 187, 112, 109, 106, 102, 100, 82, 74, 64, 51, 49, 46, 42, 38, 37, 34, 33, 32, 31, 31, 31, 30, 30, 29, 28, 25, 24, 22, 18, 17, 16, 16, 15, 15, 14, 13, 13, 12, 10, 10, 9, 7, 5, 5, 4, 4, 4, 4, 4, 4, 3, 3, 3, 2, 2, 1], "yaxis": "y"}, {"customdata": [["Jew"], ["Anthropology"], ["Irish people"], ["Mestizo"], ["Iranian peoples"], ["Picts"], ["Tamil people"], ["Amish"], ["Tutsi"], ["Eskimo"], ["Flemish people"], ["Khazars"], ["Azerbaijani people"]], "hovertemplate": "Under Category=Peoples<br>PageRank Score=%{x}<br>user_freq=%{y}<br>article_name=%{customdata[0]}<extra></extra>", "legendgroup": "Peoples", "marker": {"color": "#636efa", "opacity": 1, "size": 4, "symbol": "circle"}, "mode": "markers", "name": "Peoples", "orientation": "v", "showlegend": true, "type": "scatter", "x": [0.001958, 0.0005303, 0.0003161, 0.0003292, 0.000164, 0.0001976, 0.0001386, 8.443e-05, 6.784e-05, 5.162e-05, 6.445e-05, 0.0002082, 0.0001071], "xaxis": "x", "y": [301, 113, 19, 10, 8, 7, 6, 3, 2, 2, 2, 2, 1], "yaxis": "y"}, {"customdata": [["Tropical cyclone"], ["Hurricane Katrina"], ["2005 Atlantic hurricane season"], ["Thunderstorm"], ["Hurricane Dennis"], ["Hurricane Camille"], ["Hurricane Mitch"], ["1928 Okeechobee Hurricane"], ["Galveston Hurricane of 1900"], ["Hurricane Floyd"], ["Tropical Storm Lee (2005)"], ["Tropical Storm Allison"], ["Tropical Storm Ana (2003)"], ["Weather forecasting"], ["Great Lakes Storm of 1913"], ["Tropical Storm Franklin (2005)"]], "hovertemplate": "Under Category=Storms<br>PageRank Score=%{x}<br>user_freq=%{y}<br>article_name=%{customdata[0]}<extra></extra>", "legendgroup": "Storms", "marker": {"color": "#EF553B", "opacity": 1, "size": 4, "symbol": "circle"}, "mode": "markers", "name": "Storms", "orientation": "v", "showlegend": true, "type": "scatter", "x": [0.0008348, 0.0002948, 0.0001363, 0.0001385, 5.268e-05, 6.566e-05, 8.193e-05, 5.824e-05, 5.148e-05, 5.337e-05, 3.478e-05, 4.481e-05, 5.307e-05, 4.578e-05, 4.628e-05, 3.478e-05], "xaxis": "x", "y": [279, 108, 81, 23, 11, 9, 3, 3, 2, 1, 1, 1, 1, 1, 1, 1], "yaxis": "y"}, {"customdata": [["Antarctica"], ["Southern Ocean"], ["Polar ice cap"], ["Antarctic Treaty System"], ["South Georgia and the South Sandwich Islands"], ["Heard Island and McDonald Islands"]], "hovertemplate": "Under Category=Antarctica<br>PageRank Score=%{x}<br>user_freq=%{y}<br>article_name=%{customdata[0]}<extra></extra>", "legendgroup": "Antarctica", "marker": {"color": "#00cc96", "opacity": 1, "size": 4, "symbol": "circle"}, "mode": "markers", "name": "Antarctica", "orientation": "v", "showlegend": true, "type": "scatter", "x": [0.0008012, 0.0002056, 7.306e-05, 5.474e-05, 0.0001347, 6.441e-05], "xaxis": "x", "y": [242, 38, 11, 3, 1, 1], "yaxis": "y"}, {"customdata": [["Israel"], ["Iran"], ["Iraq"], ["Saudi Arabia"], ["United Arab Emirates"], ["Jerusalem"], ["Syria"], ["Cairo"], ["Sahara"], ["Kuwait"], ["Baghdad"], ["Lebanon"], ["Maghreb"], ["Jordan"], ["Jordan River"], ["Qatar"], ["Yemen"], ["Gaza Strip"], ["Fertile Crescent"], ["Damascus"], ["West Bank"], ["Oman"], ["Euphrates"], ["Palestinian territories"], ["Dubai"], ["Bahrain"], ["Tel Aviv"], ["Beirut"], ["Abu Dhabi"], ["Muscat, Oman"]], "hovertemplate": "Under Category=Geography of the Middle East<br>PageRank Score=%{x}<br>user_freq=%{y}<br>article_name=%{customdata[0]}<extra></extra>", "legendgroup": "Geography of the Middle East", "marker": {"color": "#ab63fa", "opacity": 1, "size": 4, "symbol": "circle"}, "mode": "markers", "name": "Geography of the Middle East", "orientation": "v", "showlegend": true, "type": "scatter", "x": [0.001517, 0.00152, 0.001057, 0.0009132, 0.000415, 0.0007768, 0.001002, 0.0006229, 0.000336, 0.0004403, 0.0005042, 0.0008844, 0.0002839, 0.000454, 0.0001135, 0.000367, 0.0005475, 0.0001489, 0.0002164, 0.0003812, 0.0001452, 0.0003644, 0.0002981, 0.0001594, 0.0002001, 0.0003086, 0.0001335, 0.0001531, 9.723e-05, 8.384e-05], "xaxis": "x", "y": [235, 215, 192, 109, 82, 81, 58, 53, 45, 40, 38, 38, 36, 33, 19, 18, 14, 10, 9, 8, 8, 7, 6, 5, 5, 3, 2, 2, 1, 1], "yaxis": "y"}, {"customdata": [["Earthquake"], ["Tsunami"], ["Flood"], ["Famine"], ["2004 Atlantic hurricane season"], ["2003 Atlantic hurricane season"], ["Hurricane Andrew"], ["Labor Day Hurricane of 1935"], ["Avalanche"], ["Hurricane Ivan"], ["North Sea flood of 1953"], ["Effect of Hurricane Katrina on New Orleans"], ["Hurricane Charley"], ["2005 Sumatra earthquake"], ["Cotopaxi"], ["Meteorological history of Hurricane Katrina"], ["Hurricane Georges"], ["Hurricane Epsilon (2005)"]], "hovertemplate": "Under Category=Natural Disasters<br>PageRank Score=%{x}<br>user_freq=%{y}<br>article_name=%{customdata[0]}<extra></extra>", "legendgroup": "Natural Disasters", "marker": {"color": "#FFA15A", "opacity": 1, "size": 4, "symbol": "circle"}, "mode": "markers", "name": "Natural Disasters", "orientation": "v", "showlegend": true, "type": "scatter", "x": [0.0006506, 0.0003347, 0.0002915, 0.0002975, 8.08e-05, 5.942e-05, 9.47e-05, 6.146e-05, 7.958e-05, 8.984e-05, 5.983e-05, 4.464e-05, 5.544e-05, 3.873e-05, 6.69e-05, 4.442e-05, 6.088e-05, 5.433e-05], "xaxis": "x", "y": [194, 71, 49, 43, 23, 11, 10, 5, 5, 4, 4, 3, 3, 2, 2, 1, 1, 1], "yaxis": "y"}, {"customdata": [["Mineral"], ["Coal"], ["Diamond"], ["Granite"], ["Quartz"], ["Amber"], ["Gypsum"], ["Calcite"], ["Feldspar"], ["Pyrite"], ["Ammonite"], ["Mohs scale of mineral hardness"], ["Turquoise"], ["Talc"], ["Corundum"]], "hovertemplate": "Under Category=Mineralogy<br>PageRank Score=%{x}<br>user_freq=%{y}<br>article_name=%{customdata[0]}<extra></extra>", "legendgroup": "Mineralogy", "marker": {"color": "#19d3f3", "opacity": 1, "size": 4, "symbol": "circle"}, "mode": "markers", "name": "Mineralogy", "orientation": "v", "showlegend": true, "type": "scatter", "x": [0.0009106, 0.0009385, 0.0004277, 0.0004924, 0.0003158, 0.0002477, 0.0002012, 0.0002043, 0.0001452, 0.0001625, 0.0001058, 0.0004133, 6.963e-05, 8.412e-05, 9.817e-05], "xaxis": "x", "y": [194, 161, 101, 47, 34, 14, 10, 6, 6, 5, 4, 3, 1, 1, 1], "yaxis": "y"}], "layout": {"legend": {"title": {"text": "Under Category"}, "tracegroupgap": 0}, "shapes": [{"line": {"color": "red", "dash": "dash"}, "type": "line", "x0": 0.0004604, "x1": 0.0004604, "xref": "x", "y0": 0, "y1": 1, "yref": "y domain"}, {"line": {"color": "red", "dash": "dash"}, "type": "line", "x0": 0, "x1": 1, "xref": "x domain", "y0": 98.3, "y1": 98.3, "yref": "y"}], "title": {"text": "User Frequency vs PageRank Score"}, "xaxis": {"anchor": "y", "domain": [0, 1], "range": [-4.5, -2], "title": {"text": "PageRank Score"}, "type": "log"}, "yaxis": {"anchor": "x", "domain": [0, 1], "range": [-0.1, 4], "title": {"text": "user_freq"}, "type": "log"}}}
